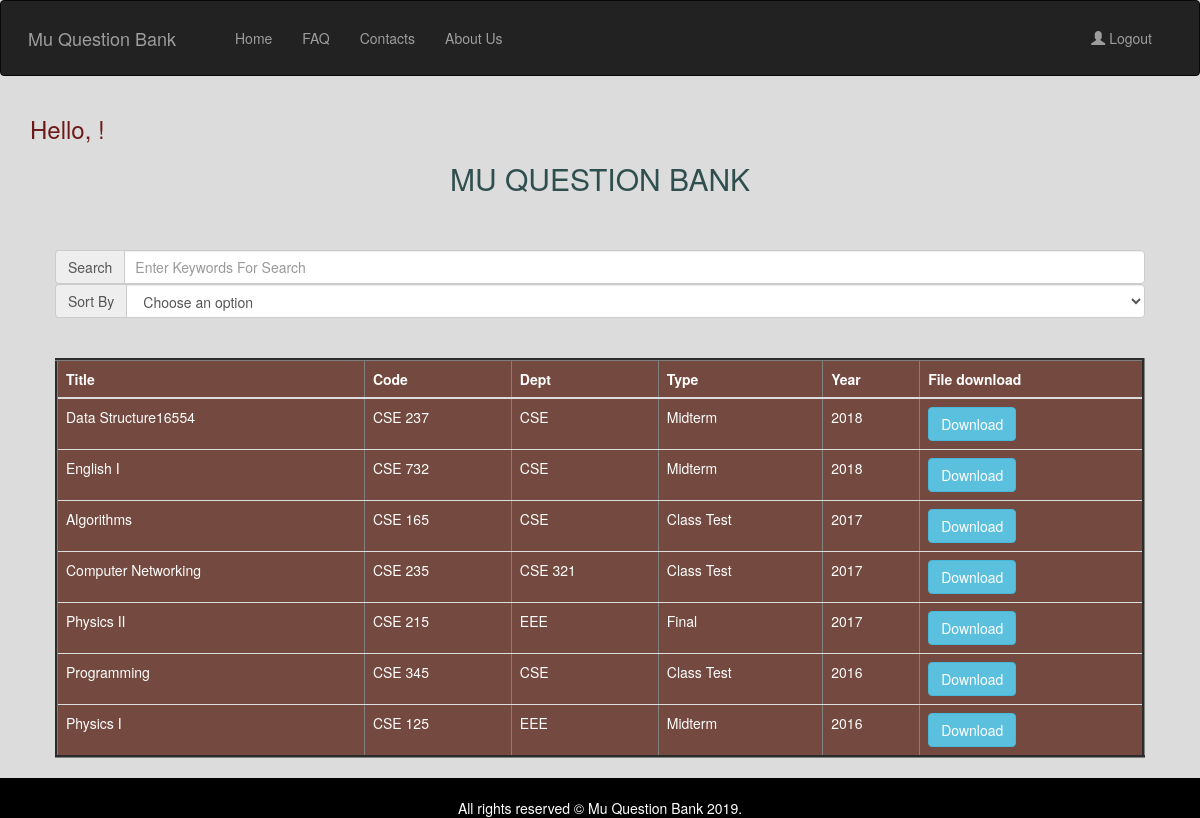
Screenshot of /index.php/home/searchOrderByDesYear with the database file from the repository.
### tables this page shows
CREATE TABLE `question_info` (
  `q_id` int(12) NOT NULL,
  `q_year` year(4) NOT NULL,
  `q_type` varchar(120) NOT NULL,
  `q_code` varchar(120) NOT NULL,
  `q_title` varchar(225) NOT NULL,
  `q_dept` varchar(120) NOT NULL,
  `q_file` varchar(250) DEFAULT NULL
);

### application/controllers/home.php (called while the page is built, shortened)
<?php
class home extends CI_Controller {
    function __construct()
  	{
  		$this->load->model('question_model','qmodel');
  	}
	public function searchOrderByDesYear()
	{
		$data['questionInfo']=$this->qmodel->searchOrderByDesYear();
		$this->load->view('profile',$data);
	}
}

### index.php (called while the page is built, shortened)
<?php
require_once BASEPATH.'core/CodeIgniter.php';

### application/models/question_model.php (called while the page is built, shortened)
<?php
class question_model extends CI_Model {
	public function searchOrderByDesYear()
	{
		$this->db->select("*");
		$this->db->from("question_info");
		$this->db->order_by('q_year','DESC');
		$query=$this->db->get();
		return $query->result();
	}
}

### application/views/profile.php (the view, shortened to what this page needs)
<!doctype html>
<html lang="en">
  <head>
   <link rel="stylesheet" href="https://maxcdn.bootstrapcdn.com/bootstrap/3.4.0/css/bootstrap.min.css">
</head>
<body>
  <header class="header-transparent" id="header-main">
            <nav class="navbar navbar-inverse">
              <div class="container-fluid">
                <div class="navbar-header">
                  <a class="navbar-brand" href="<?php echo base_url();?>home/mu_index">Mu Question Bank</a>
                </div>
                <ul class="nav navbar-nav ">
                  <li ><a href="<?php echo base_url();?>home/mu_index">Home</a></li>
                  <li ><a href="<?php echo base_url();?>home/faq">FAQ</a></li>
                  <li ><a href="<?php echo base_url();?>home/contacts">Contacts</a></li>
                  <li ><a href="<?php echo base_url();?>home/aboutUs">About Us</a></li>
                </ul>
                <ul class="nav navbar-nav navbar-right" >
                <li><a href="<?php echo base_url(); ?>home/logout"><span class="glyphicon glyphicon-user"></span> Logout</a></li>
              </ul>
              </div>
            </nav>
</header>
    <section class="slice slice-lg pb-lg-0 bg-gradient-primary" data-separator="rounded-left" data-separator-orientation="bottom">
            <div class="container">
                <div class="row justify-content-center">
                    <div class="col-lg-12">
                        <div class="mb--100 position-relative" style="z-index: 1;">
                            <div class="pt-lg text-center">
                          <h3 align="left" style="color: #6E1919;">   Hello, <?php echo $_SESSION['username'].'!'; ?> </h3>
                                <h2 class="text-white text-uppercase ls-2 mb-4 text-white font-weight-700" style="color: #2F4F4F;">
                                 Mu Question Bank</h2>
                            </div><br>
                             <div class="form-group" id="inputDiv">
                            <div class="input-group">
                            <span class="input-group-addon">Search</span>
                              <input type="text" name="search" id="search" placeholder="Enter Keywords For Search" class="form-control">
                            </div>
                             <div class="input-group">
                            <span class="input-group-addon">Sort By</span>
                              <select name="type" id="foo" class="form-control" onChange="window.location.href=this.value">
                              <option value="">Choose an option</option>
                            </select>
                            </div>
                           </div>
                        </div>
                    </div>
                </div>
                <div id="result">
                  <table class="table" border="3px" style="background-color: #74493F;">
                  <thead>
                    <tr id="table_text">
                      <th >Title</th>
                      <th >Code</th>
                      <th >Dept</th>
                      <th >Type</th>
                      <th >Year</th>
                      <th >File download</th>
                    </tr>
                    </thead>
                    <tbody>
                      <?php
                        if($questionInfo){
                          foreach ($questionInfo as $qtn) {
                      ?>
                      <tr id="table_text">
                        <td><?php echo $qtn->q_title; ?></td>
                        <td><?php echo $qtn->q_code; ?></td>
                        <td><?php echo $qtn->q_dept; ?></td>
                        <td><?php echo $qtn->q_type; ?></td>
                        <td><?php echo $qtn->q_year; ?></td>
                        <td><a class="btn btn-info" href="<?php echo base_url('home/download/'.$qtn->q_id); ?>"> Download</a></td>
                      </tr>
                      <?php
                    }
                      }
                      ?>
                    </tbody>
                  </table>
                 </div>
            </div>
        </section>
<br><br>
<div class="footer">
 <br>
  <div class="container">All rights reserved © Mu Question Bank 2019.
   <br>
   </div>
</div>
</body>
</html>

### application/views/profile.php (style rules this page uses)
.navbar-nav { padding: 12px; margin-left: 5px; }
.navbar-header { padding: 12px; margin-left: 2px; text-decoration-color: white; }
.navbar-right { padding: 12px; margin-right: 5px; }
.footer { position: fixed; left: 0; bottom: 0; width: 100%; background-color: black; color: white; text-align: center; }
#search { padding-left: 10px; padding-right: 10px; }
#inputDiv { padding-left: 25px; padding-right: 25px; padding-top: 25px; }
#result { padding-left: 25px; padding-right: 25px; padding-top: 25px; }
#table_text { color: white; }
body { background: #DCDCDC; }

### rows the page displays
question_info: q_title "Data Structure16554", q_code "CSE 237", q_dept "CSE", q_type "Midterm", q_year "2018"
question_info: q_title "English I", q_code "CSE 732", q_dept "CSE", q_type "Midterm", q_year "2018"
question_info: q_title "Algorithms", q_code "CSE 165", q_dept "CSE", q_type "Class Test", q_year "2017"
question_info: q_title "Computer Networking", q_code "CSE 235", q_dept "CSE 321", q_type "Class Test", q_year "2017"
question_info: q_title "Physics II", q_code "CSE 215", q_dept "EEE", q_type "Final", q_year "2017"
question_info: q_title "Programming", q_code "CSE 345", q_dept "CSE", q_type "Class Test", q_year "2016"
question_info: q_title "Physics I", q_code "CSE 125", q_dept "EEE", q_type "Midterm", q_year "2016"
